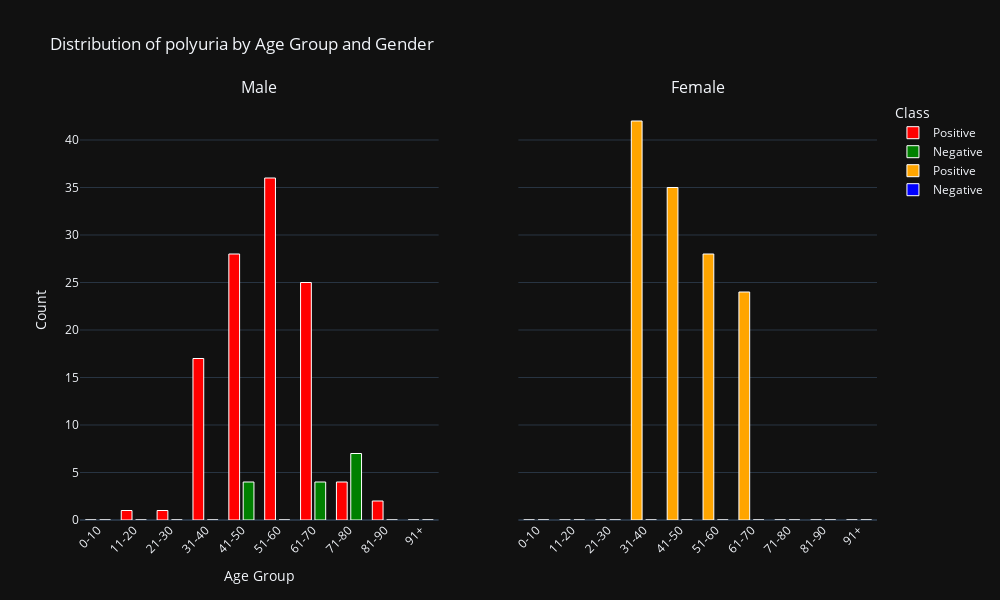

Write notebook code for a chart like this one.
### Code cell
distribution_plot('polyuria')

### Figure 1 — Plotly figure (JSON) as saved in the notebook; plotly's stock layout.template omitted (floating-point values rounded to 4 significant figures)
{"data": [{"marker": {"color": "red", "line": {"color": "white", "width": 1}}, "name": "Positive", "type": "bar", "width": 0.3, "x": ["0-10", "11-20", "21-30", "31-40", "41-50", "51-60", "61-70", "71-80", "81-90", "91+"], "xaxis": "x", "y": [0, 1, 1, 17, 28, 36, 25, 4, 2, 0], "yaxis": "y"}, {"marker": {"color": "green", "line": {"color": "white", "width": 1}}, "name": "Negative", "type": "bar", "width": 0.3, "x": ["0-10", "11-20", "21-30", "31-40", "41-50", "51-60", "61-70", "71-80", "81-90", "91+"], "xaxis": "x", "y": [0, 0, 0, 0, 4, 0, 4, 7, 0, 0], "yaxis": "y"}, {"marker": {"color": "orange", "line": {"color": "white", "width": 1}}, "name": "Positive", "type": "bar", "width": 0.3, "x": ["0-10", "11-20", "21-30", "31-40", "41-50", "51-60", "61-70", "71-80", "81-90", "91+"], "xaxis": "x2", "y": [0, 0, 0, 42, 35, 28, 24, 0, 0, 0], "yaxis": "y2"}, {"marker": {"color": "blue", "line": {"color": "white", "width": 1}}, "name": "Negative", "type": "bar", "width": 0.3, "x": ["0-10", "11-20", "21-30", "31-40", "41-50", "51-60", "61-70", "71-80", "81-90", "91+"], "xaxis": "x2", "y": [0, 0, 0, 0, 0, 0, 0, 0, 0, 0], "yaxis": "y2"}], "layout": {"annotations": [{"font": {"size": 16}, "showarrow": false, "text": "Male", "x": 0.225, "xanchor": "center", "xref": "paper", "y": 1, "yanchor": "bottom", "yref": "paper"}, {"font": {"size": 16}, "showarrow": false, "text": "Female", "x": 0.775, "xanchor": "center", "xref": "paper", "y": 1, "yanchor": "bottom", "yref": "paper"}], "barmode": "group", "height": 600, "legend": {"title": {"text": "Class"}}, "title": {"text": "Distribution of polyuria by Age Group and Gender"}, "width": 1000, "xaxis": {"anchor": "y", "domain": [0, 0.45], "tickangle": -45, "title": {"text": "Age Group"}}, "xaxis2": {"anchor": "y2", "domain": [0.55, 1], "tickangle": -45}, "yaxis": {"anchor": "x", "domain": [0, 1], "title": {"text": "Count"}}, "yaxis2": {"anchor": "x2", "domain": [0, 1], "matches": "y", "showticklabels": false}}}
